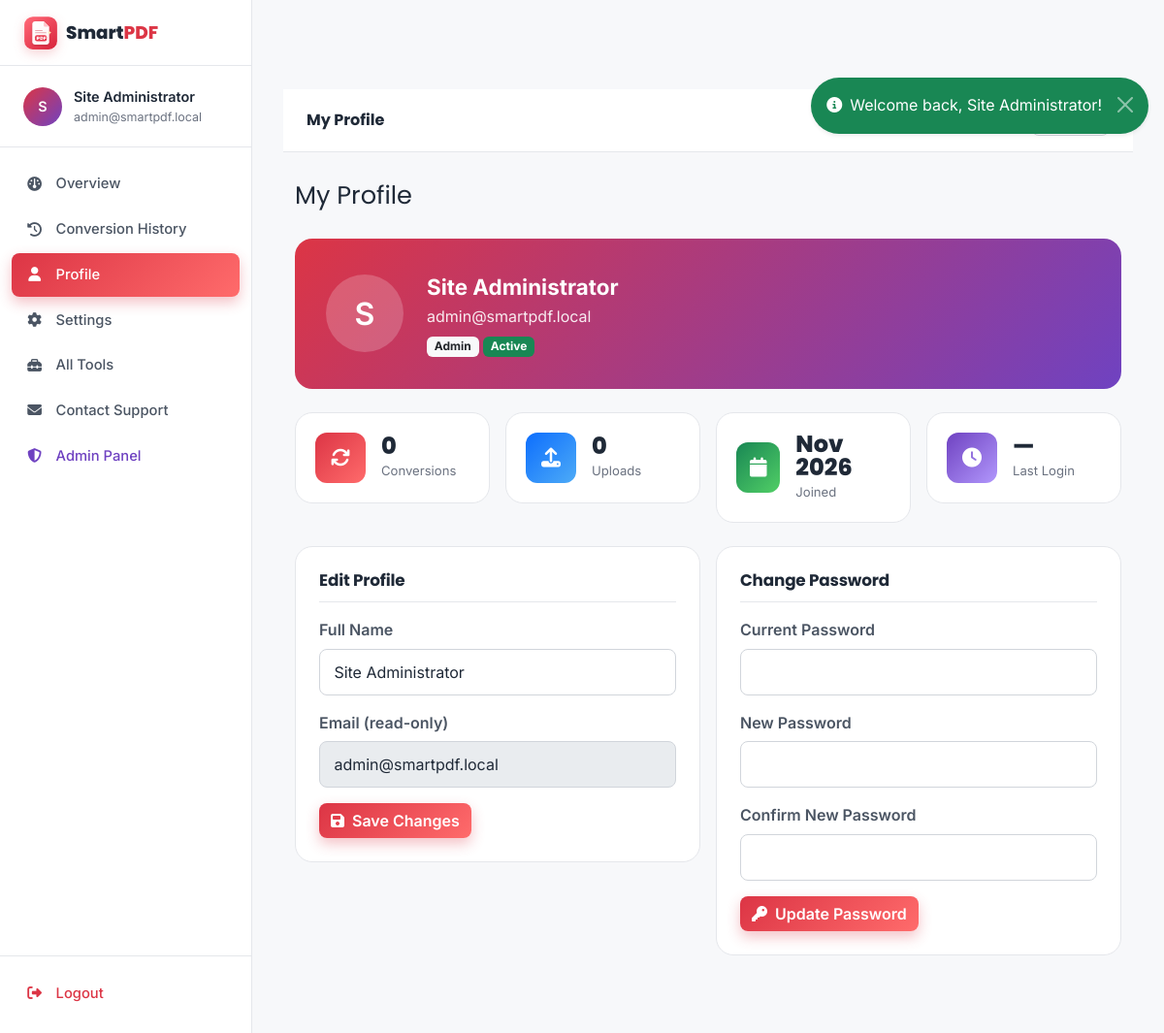
/dashboard/profile.php (signed in), run on the app's committed database.
### tables this page shows
CREATE TABLE `users` (
    `id`          INT UNSIGNED NOT NULL AUTO_INCREMENT,
    `full_name`   VARCHAR(100) NOT NULL,
    `email`       VARCHAR(150) NOT NULL,
    `password`    VARCHAR(255) NOT NULL,
    `role`        ENUM('user','admin') NOT NULL DEFAULT 'user',
    `avatar`      VARCHAR(255) DEFAULT NULL,
    `is_active`   TINYINT(1) NOT NULL DEFAULT 1,
    `remember_token`     VARCHAR(255) DEFAULT NULL,
    `last_login`  DATETIME DEFAULT NULL,
    `created_at`  DATETIME NOT NULL DEFAULT CURRENT_TIMESTAMP,
    `updated_at`  DATETIME NOT NULL DEFAULT CURRENT_TIMESTAMP ON UPDATE CURRENT_TIMESTAMP,
    PRIMARY KEY (`id`),
    UNIQUE KEY `uniq_users_email` (`email`),
    KEY `idx_users_role` (`role`)
);

### config/database.php (called while the page is built, shortened)
<?php
function db()
{
    static $pdo = null;
    if ($pdo === null) {
        $dsn = sprintf(
            'mysql:host=%s;port=%s;dbname=%s;charset=%s',
            DB_HOST, DB_PORT, DB_NAME, DB_CHARSET
        );
        $options = [
            PDO::ATTR_ERRMODE            => PDO::ERRMODE_EXCEPTION,
            PDO::ATTR_DEFAULT_FETCH_MODE => PDO::FETCH_ASSOC,
            PDO::ATTR_EMULATE_PREPARES   => false,
            PDO::ATTR_PERSISTENT         => false,
        ];
        try {
            $pdo = new PDO($dsn, DB_USER, DB_PASS, $options);
        } catch (PDOException $e) {
            error_log('DB connection failed: ' . $e->getMessage());
            throw new RuntimeException(
                'Could not connect to the database. Please check config/database.php ' .
                'and make sure MySQL is running (XAMPP: start the MySQL service).'
            );
        }
    }
    return $pdo;
}

### includes/functions.php (called while the page is built, shortened)
<?php
require_once __DIR__ . '/../config/database.php';
function e($value): string
{
    return htmlspecialchars((string)$value, ENT_QUOTES | ENT_HTML5, 'UTF-8');
}
function current_user(): ?array
{
    if (!empty($_SESSION['user_id'])) {
        try {
            $stmt = db()->prepare('SELECT * FROM users WHERE id = ? LIMIT 1');
            $stmt->execute([$_SESSION['user_id']]);
            return $stmt->fetch() ?: null;
        } catch (Throwable $e) {
            return null;
        }
    }
    return null;
}

### dashboard/profile.php (the view, shortened to what this page needs)
<?php
$active = 'profile';
require __DIR__ . '/../includes/dashboard_header.php';
$user = current_user();
$errors = [];
$stats = ['conversions' => 0, 'uploads' => 0];
try {
    $stmt = db()->prepare('SELECT COUNT(*) FROM conversion_history WHERE user_id = ?');
    $stmt->execute([$user['id']]);
    $stats['conversions'] = (int)$stmt->fetchColumn();
    $stmt = db()->prepare('SELECT COUNT(*) FROM uploaded_files WHERE user_id = ?');
    $stmt->execute([$user['id']]);
    $stats['uploads'] = (int)$stmt->fetchColumn();
} catch (Throwable $e) {}
?>
<div class="dash-page-title">My Profile</div>
<div class="profile-header mb-4">
    <span class="avatar"><?= strtoupper(substr($user['full_name'], 0, 1)) ?></span>
    <div>
        <div class="profile-name"><?= e($user['full_name']) ?></div>
        <div class="profile-email"><?= e($user['email']) ?></div>
        <div class="mt-1">
            <span class="badge bg-light text-dark"><?= e(ucfirst($user['role'])) ?></span>
            <?php if ((int)$user['is_active'] === 1): ?>
                <span class="badge bg-success">Active</span>
            <?php else: ?>
                <span class="badge bg-secondary">Disabled</span>
            <?php endif; ?>
        </div>
    </div>
</div>
<div class="row g-3 mb-4">
    <div class="col-6 col-md-3">
        <div class="stat-card">
            <span class="stat-icon sc-red"><i class="fas fa-arrows-rotate"></i></span>
            <div class="stat-meta">
                <div class="num"><?= $stats['conversions'] ?></div>
                <div class="lbl">Conversions</div>
            </div>
        </div>
    </div>
    <div class="col-6 col-md-3">
        <div class="stat-card">
            <span class="stat-icon sc-blue"><i class="fas fa-upload"></i></span>
            <div class="stat-meta">
                <div class="num"><?= $stats['uploads'] ?></div>
                <div class="lbl">Uploads</div>
            </div>
        </div>
    </div>
    <div class="col-6 col-md-3">
        <div class="stat-card">
            <span class="stat-icon sc-green"><i class="fas fa-calendar"></i></span>
            <div class="stat-meta">
                <div class="num"><?= date('M Y', strtotime($user['created_at'])) ?></div>
                <div class="lbl">Joined</div>
            </div>
        </div>
    </div>
    <div class="col-6 col-md-3">
        <div class="stat-card">
            <span class="stat-icon sc-purple"><i class="fas fa-clock"></i></span>
            <div class="stat-meta">
                <div class="num"><?= $user['last_login'] ? date('M j', strtotime($user['last_login'])) : '—' ?></div>
                <div class="lbl">Last Login</div>
            </div>
        </div>
    </div>
</div>
<div class="row g-3">
    <div class="col-lg-6">
        <div class="dash-card">
            <div class="dash-card-header"><h5>Edit Profile</h5></div>
            <form method="POST">
                <div class="mb-3">
                    <label class="form-label" for="full_name">Full Name</label>
                    <input type="text" class="form-control <?= isset($errors['full_name']) ? 'is-invalid' : '' ?>"
                           id="full_name" name="full_name" value="<?= e($user['full_name']) ?>">
                </div>
                <div class="mb-3">
                    <label class="form-label">Email (read-only)</label>
                    <input type="email" class="form-control" value="<?= e($user['email']) ?>" disabled>
                </div>
                <button type="submit" class="btn btn-primary">
                    <i class="fas fa-save me-2"></i>Save Changes
                </button>
            </form>
        </div>
    </div>
    <div class="col-lg-6">
        <div class="dash-card">
            <div class="dash-card-header"><h5>Change Password</h5></div>
            <form method="POST">
                <div class="mb-3">
                    <label class="form-label" for="current_password">Current Password</label>
                    <input type="password" class="form-control <?= isset($errors['current_password']) ? 'is-invalid' : '' ?>"
                           id="current_password" name="current_password" required>
                </div>
                <div class="mb-3">
                    <label class="form-label" for="new_password">New Password</label>
                    <input type="password" class="form-control <?= isset($errors['new_password']) ? 'is-invalid' : '' ?>"
                           id="new_password" name="new_password" required>
                </div>
                <div class="mb-3">
                    <label class="form-label" for="confirm_password">Confirm New Password</label>
                    <input type="password" class="form-control <?= isset($errors['confirm_password']) ? 'is-invalid' : '' ?>"
                           id="confirm_password" name="confirm_password" required>
                </div>
                <button type="submit" class="btn btn-primary">
                    <i class="fas fa-key me-2"></i>Update Password
                </button>
            </form>
        </div>
    </div>
</div>
<?php require __DIR__ . '/../includes/dashboard_footer.php'; ?>

### includes/sidebar.php
<?php
$active = $active ?? 'dashboard';
$items = [
    'dashboard' => ['fa-gauge',            'Overview',        '/dashboard/index.php'],
    'history'   => ['fa-clock-rotate-left','Conversion History','/dashboard/history.php'],
    'profile'   => ['fa-user',             'Profile',         '/dashboard/profile.php'],
    'settings'  => ['fa-gear',             'Settings',        '/dashboard/settings.php'],
    'tools'     => ['fa-toolbox',          'All Tools',       '/tools/index.php'],
    'contact'   => ['fa-envelope',         'Contact Support', '/pages/contact.php'],
];
$u = current_user();
?>
<aside class="dashboard-sidebar" id="dashSidebar">
    <div class="sidebar-header">
        <a href="<?= APP_URL ?>/index.php" class="d-flex align-items-center gap-2">
            <span class="brand-logo"><img src="<?= APP_URL ?>/assets/img/smartpdf-logo.svg" alt=""></span>
            <span class="brand-text">Smart<span class="brand-accent">PDF</span></span>
        </a>
    </div>
    <div class="sidebar-user">
        <div class="avatar"><?= strtoupper(substr($u['full_name'] ?? 'U', 0, 1)) ?></div>
        <div class="sidebar-user-info">
            <div class="fw-semibold"><?= e($u['full_name'] ?? '') ?></div>
            <div class="sidebar-user-email"><?= e($u['email'] ?? '') ?></div>
        </div>
    </div>
    <nav class="sidebar-nav">
        <?php foreach ($items as $key => [$icon, $label, $path]): ?>
            <a href="<?= APP_URL . $path ?>" class="sidebar-link <?= $active === $key ? 'is-active' : '' ?>">
                <i class="fas <?= $icon ?>"></i>
                <span><?= $label ?></span>
            </a>
        <?php endforeach; ?>
        <?php if (($u['role'] ?? '') === 'admin'): ?>
            <a href="<?= APP_URL ?>/admin/index.php" class="sidebar-link sidebar-link-admin">
                <i class="fas fa-shield-halved"></i>
                <span>Admin Panel</span>
            </a>
        <?php endif; ?>
    </nav>
    <div class="sidebar-footer">
        <a href="<?= APP_URL ?>/auth/logout.php" class="sidebar-link sidebar-link-logout">
            <i class="fas fa-right-from-bracket"></i>
            <span>Logout</span>
        </a>
    </div>
</aside>

### assets/css/style.css (style rules this page uses)
:root { --brand-primary: #dc3545; --brand-primary-dark: #b02a37; --brand-primary-light: #f8d7da; --brand-primary-soft: rgba(220, 53, 69, 0.08); --brand-accent: #ff6b6b; --brand-purple: #6f42c1; --brand-blue: #0d6efd; --brand-green: #198754; --brand-orange: #fd7e14; --brand-yellow: #ffc107; --brand-teal: #0dcaf0; --bg-body: #f7f8fa; --bg-card: #ffffff; --bg-elevated: #ffffff; --bg-subtle: #f1f3f6; --bg-input: #ffffff; --text-primary: #1f2937; --text-secondary: #4b5563; --text-muted: #6b7280; --text-light: #9ca3af; --border-color: #e5e7eb; --border-strong: #d1d5db; --shadow-sm: 0 1px 2px rgba(0, 0, 0, 0.04), 0 1px 4px rgba(0, 0, 0, 0.04); --shadow-md: 0 4px 12px rgba(0, 0, 0, 0.08); --shadow-lg: 0 12px 32px rgba(0, 0, 0, 0.10); --shadow-xl: 0 24px 60px rgba(0, 0, 0, 0.14); --radius-sm: 8px; --radius-md: 12px; --radius-lg: 18px; --radius-xl: 24px; --radius-pill: 999px; --font-sans: 'Inter', 'Segoe UI', Roboto, system-ui, -apple-system, sans-serif; --font-display: 'Poppins', 'Inter', system-ui, sans-serif; --header-height: 68px; --max-content: 1240px; }
*, *::before, *::after { box-sizing: border-box; }
html { scroll-behavior: smooth; }
body { font-family: var(--font-sans); background-color: var(--bg-body); color: var(--text-primary); margin: 0; line-height: 1.6; -webkit-font-smoothing: antialiased; -moz-osx-font-smoothing: grayscale; transition: background-color .25s ease, color .25s ease; }
h1, h2, h3, h4, h5, h6 { font-family: var(--font-display); color: var(--text-primary); font-weight: 700; letter-spacing: -0.01em; }
a { color: var(--brand-primary); text-decoration: none; transition: color .15s; }
img { max-width: 100%; }
.brand-logo { width: 36px; height: 36px; border-radius: var(--radius-sm); display: inline-flex; align-items: center; justify-content: center; flex: 0 0 auto; }
.brand-logo img { display: block; width: 100%; height: 100%; border-radius: inherit; filter: drop-shadow(0 4px 6px rgba(220, 53, 69, 0.22)); }
.brand-text { color: var(--text-primary); }
.brand-accent { color: var(--brand-primary); }
.avatar-sm, .avatar { background: linear-gradient(135deg, var(--brand-primary), var(--brand-purple)); color: #fff; border-radius: var(--radius-pill); width: 36px; height: 36px; display: inline-flex; align-items: center; justify-content: center; font-weight: 600; font-size: .9rem; }
.avatar { width: 56px; height: 56px; font-size: 1.25rem; }
.btn { font-family: var(--font-sans); font-weight: 600; border-radius: var(--radius-sm); transition: all .15s ease; }
.btn-primary, .btn-primary-soft { background: linear-gradient(135deg, var(--brand-primary), var(--brand-accent)); border: none; color: #fff; box-shadow: 0 6px 14px rgba(220, 53, 69, 0.30); }
.form-control, .form-select { background: var(--bg-input); color: var(--text-primary); border: 1px solid var(--border-strong); border-radius: var(--radius-sm); padding: .7rem .9rem; height: auto; }
.form-label { font-weight: 600; color: var(--text-secondary); margin-bottom: .35rem; }
.gap-2 { gap: .5rem; }

### data on the page
users: full_name "S", full_name "Site Administrator", email "admin@smartpdf.local", role "Admin", created_at "Nov 2026"

### other printed values
$label "Overview"
$label "Conversion History"
$label "Profile"
$label "Settings"
$label "All Tools"
$label "Contact Support"
$pageTitle "My Profile"
$stats['conversions'] "0"
$stats['uploads'] "0"
$f['msg'] "Welcome back, Site Administrator!"
